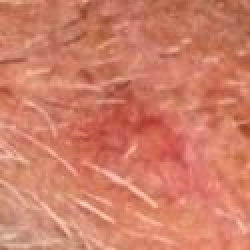
#> input picture Wavelet/testing/basal_cell_carcinoma.jpg, 125 x 125 px (shown 2 times larger); its folder holds only this picture in this run
$ python main.py
#> lines starting #> are read from the running program, lines starting #| are printed output that depends on the picture
### Wavelet/src/image_processing.py
import os
import cv2
import random


def load_image(image_path):
    """Loads an image from the specified path."""
#> called with image_path = 'testing/basal_cell_carcinoma.jpg'
    img = cv2.imread(image_path)
#> img is the input picture: shape (125, 125, 3); mean B, G, R 102.9, 125.7, 207.6
    if img is None:
        raise ValueError(f"Image not found at path: {image_path}")
    return img

def convert_to_grayscale(img):
    """Converts the input image to grayscale."""
    return cv2.cvtColor(img, cv2.COLOR_BGR2GRAY)

# [18 lines left out: functions load_random_images, histogram_equalization, not called in this run]

### Wavelet/src/wavelet_hair_removal.py
import cv2
import numpy as np
import pywt
from src.config import DECOMPOSITION_LEVELS, WAVELET_TYPE, CLOSING_DISK_SIZE
# from src.image_processing import load_image


# [21 lines left out: functions wavelet_transform, apply_threshold, reconstruct_image, otsu_thresholding, not called in this run]

def inpaint_image(original_img, mask):
    """Removes hair from the image by inpainting using the binary mask."""
    return cv2.inpaint(original_img, mask, inpaintRadius=3, flags=cv2.INPAINT_TELEA)

def wavelet_segmentation(image, wavelet=WAVELET_TYPE, levels=DECOMPOSITION_LEVELS, threshold_factor=1.5):
    """
    Performs wavelet-based segmentation on a hair dermoscopy image.

    Args:
        image (numpy.ndarray): Input RGB image (3D array).
        wavelet (str): Wavelet basis to use.
        levels (int): Number of decomposition levels for wavelet transform.
        threshold_factor (float): Factor for thresholding approximation coefficients (default: 1.5).

    Returns:
        tuple: (binary_mask, hair_removed_image)
               - binary_mask: The segmented binary image (hair regions).
               - hair_removed_image: The image with hair removed.
    """
    # Convert the image to grayscale
    gray = cv2.cvtColor(image, cv2.COLOR_BGR2GRAY)

    # Preprocessing: Apply Gaussian Blur and CLAHE for contrast enhancement
    smoothed_img = cv2.GaussianBlur(gray, (5, 5), 0)
    clahe = cv2.createCLAHE(clipLimit=2.0, tileGridSize=(8, 8))
    enhanced_gray = clahe.apply(smoothed_img)

    # Wavelet decomposition
    coeffs = pywt.wavedec2(enhanced_gray, wavelet, level=levels, mode='periodization')
    cA = coeffs[0]  # Approximation coefficients

    # Apply thresholding
    threshold_value = np.median(cA) * threshold_factor
    cA_thresh = np.where(cA > threshold_value, cA, 0)  # Soft thresholding

    # Replace with thresholded coefficients
    coeffs_thresh = [cA_thresh] + list(coeffs[1:])

    # Reconstruct the image from the thresholded coefficients
    img_reconstructed = pywt.waverec2(coeffs_thresh, wavelet, mode='periodization')
    img_reconstructed_8u = cv2.convertScaleAbs(img_reconstructed)

    # Post-processing: Otsu's thresholding + Morphological closing
    _, hair_mask = cv2.threshold(img_reconstructed_8u, 0, 255, cv2.THRESH_BINARY + cv2.THRESH_OTSU)

    # Create a circular kernel for morphological closing
    kernel = cv2.getStructuringElement(cv2.MORPH_ELLIPSE, (CLOSING_DISK_SIZE, CLOSING_DISK_SIZE))
    binary_mask = cv2.morphologyEx(hair_mask, cv2.MORPH_CLOSE, kernel)

    # Ensure binary_mask is single-channel and matches the input image dimensions
    if binary_mask.shape != image.shape[:2]:
        binary_mask = cv2.resize(binary_mask, (image.shape[1], image.shape[0]))

    # Inpainting to remove hair
    hair_removed_img = cv2.inpaint(image, binary_mask, inpaintRadius=3, flags=cv2.INPAINT_TELEA)

    return binary_mask, hair_removed_img

### Wavelet/src/visualization.py
import cv2
import matplotlib.pyplot as plt
import os
from src.config import SAVE_RESULT


def display_results(original_img, binary_mask, hair_removed_img, img_title, output_dir="results/"):
    """
    Displays and saves the original image, binary mask, and hair-removed image using matplotlib.

    Args:
        original_img (np.ndarray): The original input image.
        binary_mask (np.ndarray): The binary mask showing segmented hair.
        hair_removed_img (np.ndarray): The image after hair removal.
        img_title (str): The title of the image.
        output_dir (str): The output directory to save the image.
    """
    plt.figure(figsize=(12, 4))
    original_img_rgb = cv2.cvtColor(original_img, cv2.COLOR_BGR2RGB)
    hair_removed_img_rgb = cv2.cvtColor(hair_removed_img, cv2.COLOR_BGR2RGB)
    # Original image
    plt.subplot(1, 3, 1)
    plt.imshow(original_img_rgb)
    plt.title('Original Image')
    plt.axis('off')

    # Hair mask (segmentation)
    plt.subplot(1, 3, 2)
    plt.imshow(binary_mask, cmap='gray')
    plt.title('Hair Mask')
    plt.axis('off')

    # Hairless image (after hair removal)
    plt.subplot(1, 3, 3)
    plt.imshow(hair_removed_img_rgb)
    plt.title('Hairless Image')
    plt.axis('off')

    plt.tight_layout()
    if SAVE_RESULT:
        plt.savefig(os.path.join(output_dir, img_title), bbox_inches='tight', dpi=300)
    plt.show()

### Wavelet/main.py
from src import wavelet_segmentation, display_results
from src.config import DATASET_PATH
from src.image_processing import load_image
import os

def load_all_images(folder_path):
    """
    Load all images from the specified folder.

    Args:
        folder_path (str): Path to the folder containing images.

    Returns:
        list: A list of tuples containing the loaded image and its filename.
    """
    images = []
    # Supported image file extensions
    valid_extensions = ['.png', '.jpg', '.jpeg', '.bmp', '.tiff', '.gif']

    # Iterate over all files in the folder
    for filename in os.listdir(folder_path):
        # Check if the file has a valid image extension
        if any(filename.lower().endswith(ext) for ext in valid_extensions):
            image_path = os.path.join(folder_path, filename)
            img = load_image(image_path)
            images.append((img, filename))
        else:
            print(f"Skipping non-image file: {filename}")

    return images

if __name__ == "__main__":
    # Load all images from the dataset folder
    all_images = load_all_images("testing")
#> all_images = 1 item

    # Process and display each image
    for img, img_file in all_images:
        binary_mask, hair_removed_img = wavelet_segmentation(img)
        display_results(img, binary_mask, hair_removed_img, img_file)
#> this loop made 1 pass
#> (img_file, threshold_value in wavelet_segmentation, cA_thresh in wavelet_segmentation, kernel in wavelet_segmentation) on pass 1: ('basal_cell_carcinoma.jpg', 9097.9, [[0, 0, 0, 0], [0, 0, 0, 0], [0, 0, 0, 0], [0, 0, 0, 0]], [[0, 1, 0], [1, 1, 1], [0, 1, 0]])
#> pass 1, in wavelet_segmentation, `gray = cv2.cvtColor(image, cv2.COLOR_BGR2GRAY)`:
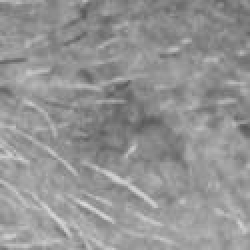
#> gray: shape (125, 125) (shown 2 times larger); min 87, max 219, mean 147.6
#> pass 1, in wavelet_segmentation, `enhanced_gray = clahe.apply(smoothed_img)`:
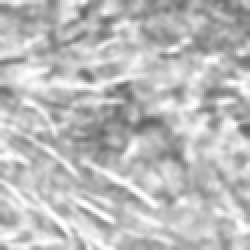
#> enhanced_gray: shape (125, 125) (shown 2 times larger); min 98, max 255, mean 187.9
#> pass 1, in wavelet_segmentation, `img_reconstructed = pywt.waverec2(coeffs_thresh, wavelet, mode='period..`:
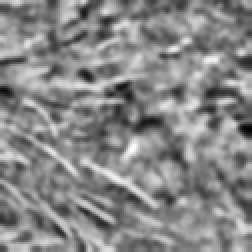
#> img_reconstructed: shape (126, 126) float64 (shown 2 times larger); min -97.62, max 85.83, mean 0; drawn with min black and max white
#> pass 1, in display_results, `plt.savefig(os.path.join(output_dir, img_title), bbox_inches='tight', ..`:
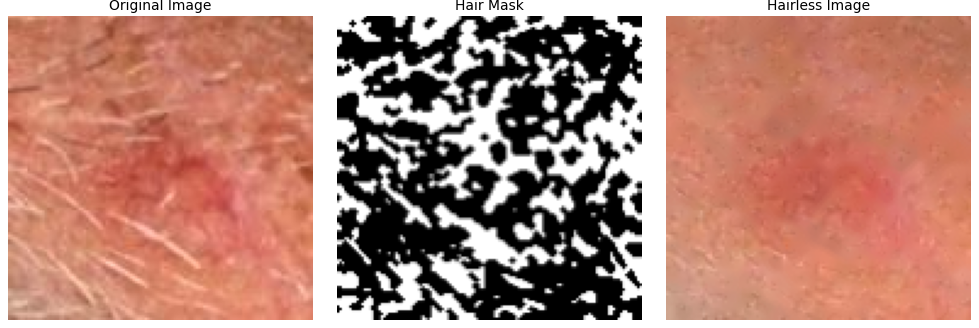
#> figure drawn by matplotlib, 3 panels
